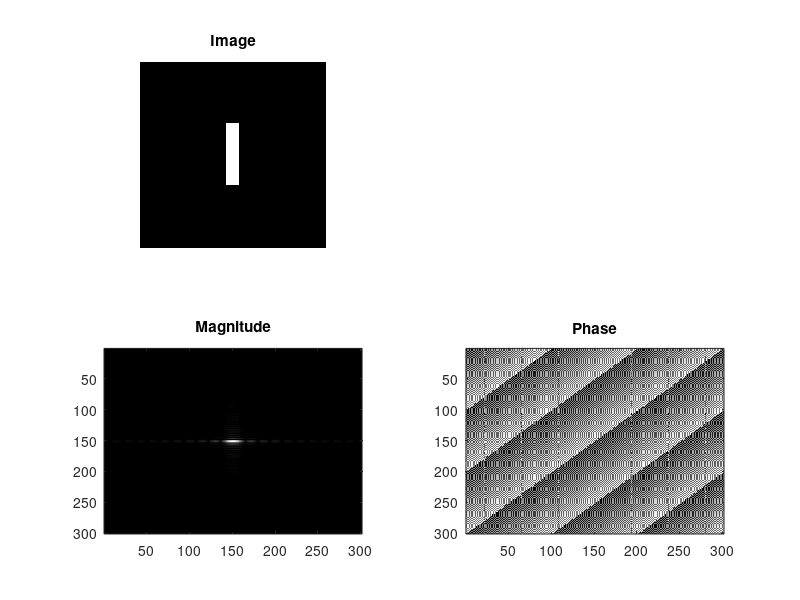

This figure's MATLAB source:
clc;
clear all;
close all;

% Subdivision 1.1
img = zeros(301,301);
img(100:200, 140:160) = 255;

% Subdivision 1.2
imgFreq = fftshift(fft2(img));
figure('units','normalized','outerposition',[0 0 1 1])
subplot(221); imshow(img); title('Image')
subplot(223); imagesc(abs(imgFreq)); colormap('gray'); title('Magnitude')
subplot(224); imagesc(angle(imgFreq)/pi*180); colormap('gray'); title('Phase')
